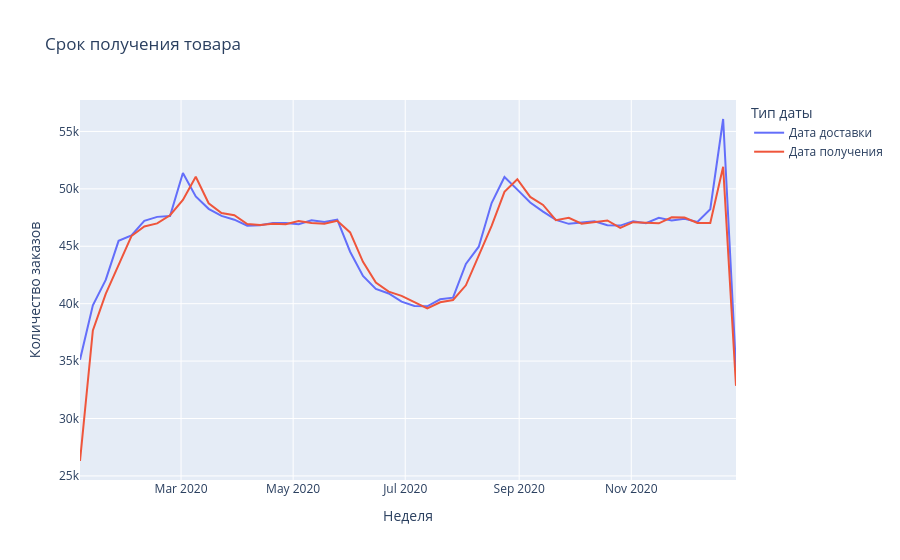

Source (notebook cell):
### Markdown cell above
### Сдвиг дат по `shipped_date` и `receipt_date`

### Code cell
df = duckdb.query(
    """
    SELECT week, date_type, cnt
    FROM (
        SELECT date_trunc('week', shipped_date) AS week, 'Дата доставки' AS date_type, count(*) AS cnt
        FROM orders
        WHERE shipped_date >= '2020-01-01' AND shipped_date < '2021-01-01'
        GROUP BY 1

        UNION ALL

        SELECT date_trunc('week', receipt_date) AS week, 'Дата получения' AS date_type, count(*) AS cnt
        FROM orders
        WHERE receipt_date >= '2020-01-01' AND receipt_date < '2021-01-01'
        GROUP BY 1
    )
    WHERE week >= '2020-01-01' AND week < '2021-01-01'
    ORDER BY 1, 2
    """
).df()

fig = px.line(
    df,
    x='week',
    y='cnt',
    color='date_type',
    labels={
        'week': 'Неделя',
        'cnt': 'Количество заказов',
        'date_type': 'Тип даты'
    },
    title='Срок получения товара'
)
fig.show()
